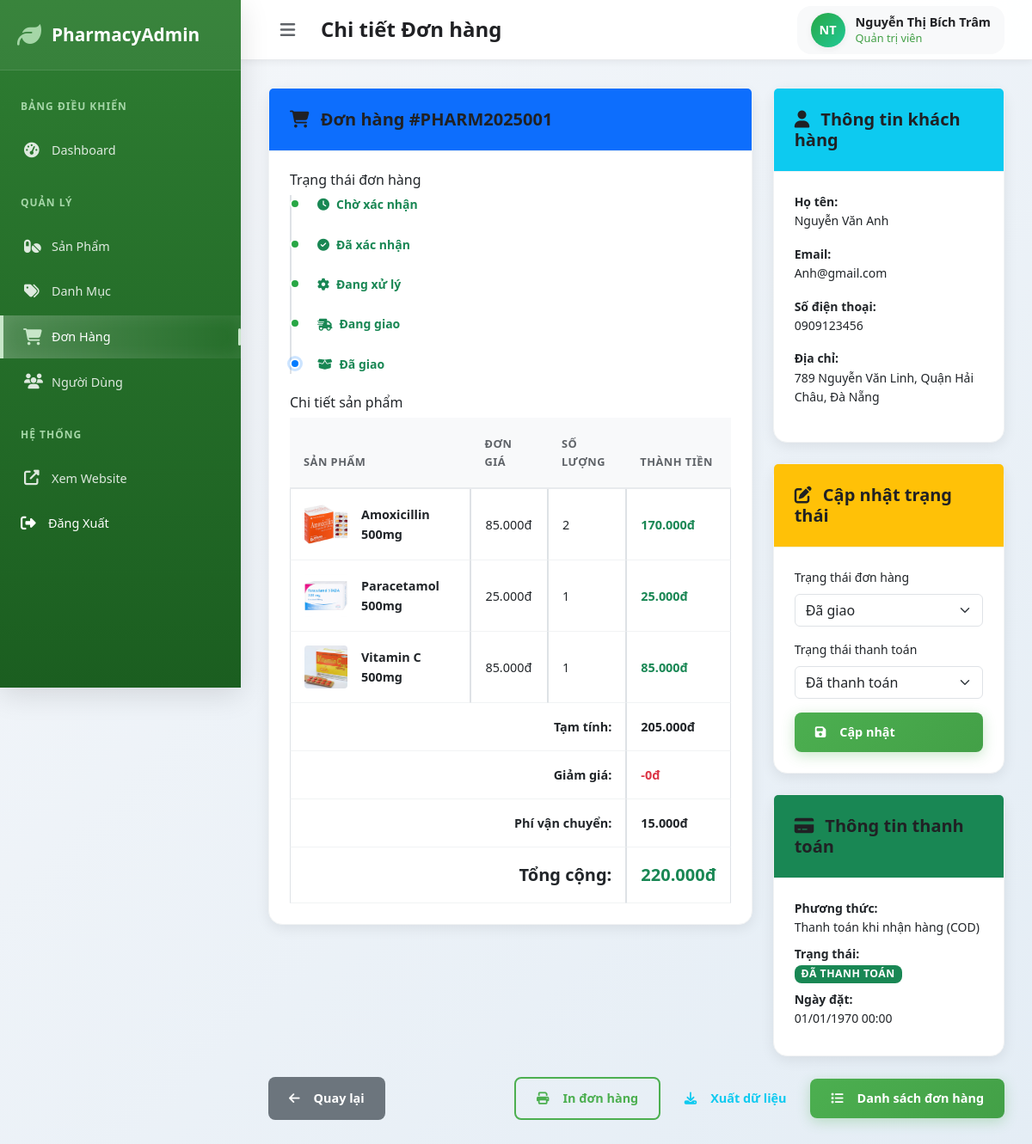
The page /public/admin_order_details.php?id=1 (signed in) on the database its author committed.
### tables this page shows
CREATE TABLE orders (
    order_id INT PRIMARY KEY AUTO_INCREMENT,
    order_code VARCHAR(20) UNIQUE NOT NULL,
    user_id INT NOT NULL,
    customer_name VARCHAR(100) NOT NULL,
    customer_email VARCHAR(100) NOT NULL,
    customer_phone VARCHAR(15) NOT NULL,
    customer_address TEXT NOT NULL,
    order_notes TEXT,
    subtotal_amount DECIMAL(15,2) NOT NULL,
    discount_amount DECIMAL(15,2) DEFAULT 0,
    shipping_fee DECIMAL(15,2) DEFAULT 0,
    total_amount DECIMAL(15,2) NOT NULL,
    payment_method ENUM('cod', 'bank_transfer', 'credit_card', 'e_wallet') DEFAULT 'cod',
    payment_status ENUM('pending', 'paid', 'failed', 'refunded') DEFAULT 'pending',
    order_status ENUM('pending', 'confirmed', 'processing', 'shipped', 'delivered', 'cancelled') DEFAULT 'pending',
    prescription_image_url VARCHAR(500),
    confirmed_by INT,
    shipped_at TIMESTAMP NULL,
    delivered_at TIMESTAMP NULL,
    cancelled_at TIMESTAMP NULL,
    cancellation_reason TEXT,
    created_at TIMESTAMP DEFAULT CURRENT_TIMESTAMP,
    updated_at TIMESTAMP DEFAULT CURRENT_TIMESTAMP ON UPDATE CURRENT_TIMESTAMP,
    FOREIGN KEY (user_id) REFERENCES users(user_id),
    FOREIGN KEY (confirmed_by) REFERENCES users(user_id)
);

CREATE TABLE order_items (
    order_item_id INT PRIMARY KEY AUTO_INCREMENT,
    order_id INT NOT NULL,
    product_id INT NOT NULL,
    product_name VARCHAR(255) NOT NULL,
    product_price DECIMAL(15,2) NOT NULL,
    quantity INT NOT NULL,
    discount_percent DECIMAL(5,2) DEFAULT 0,
    total_price DECIMAL(15,2) NOT NULL,
    FOREIGN KEY (order_id) REFERENCES orders(order_id) ON DELETE CASCADE,
    FOREIGN KEY (product_id) REFERENCES products(product_id)
);

CREATE TABLE products (
    product_id INT PRIMARY KEY AUTO_INCREMENT,
    product_name VARCHAR(255) NOT NULL,
    product_description TEXT,
    short_description VARCHAR(500),
    category_id INT NOT NULL,
    manufacturer_id INT NOT NULL,
    sku VARCHAR(100) UNIQUE NOT NULL,
    price DECIMAL(15,2) NOT NULL,
    original_price DECIMAL(15,2),
    cost_price DECIMAL(15,2),
    stock_quantity INT DEFAULT 0,
    min_stock_level INT DEFAULT 10,
    max_stock_level INT DEFAULT 100,
    image_url VARCHAR(500),
    prescription_required BOOLEAN DEFAULT FALSE,
    dosage_form VARCHAR(100),
    active_ingredient TEXT,
    usage_instruction TEXT,
    side_effects TEXT,
    contraindications TEXT,
    storage_condition TEXT,
    expiry_duration INT,
    weight_grams DECIMAL(8,2),
    dimensions VARCHAR(100),
    is_featured BOOLEAN DEFAULT FALSE,
    is_new BOOLEAN DEFAULT FALSE,
    is_best_seller BOOLEAN DEFAULT FALSE,
    is_on_sale BOOLEAN DEFAULT FALSE,
    discount_percent DECIMAL(5,2) DEFAULT 0,
    view_count INT DEFAULT 0,
    sold_count INT DEFAULT 0,
    average_rating DECIMAL(3,2) DEFAULT 0,
    review_count INT DEFAULT 0,
    is_active BOOLEAN DEFAULT TRUE,
    created_at TIMESTAMP DEFAULT CURRENT_TIMESTAMP,
    updated_at TIMESTAMP DEFAULT CURRENT_TIMESTAMP ON UPDATE CURRENT_TIMESTAMP,
    FOREIGN KEY (category_id) REFERENCES categories(category_id),
    FOREIGN KEY (manufacturer_id) REFERENCES manufacturers(manufacturer_id)
);

### public/admin_order_details.php (the view, shortened to what the rows shown need)
<?php
$base_url = 'http://localhost/PHARMAGO/public';
try {
    $base_dir = dirname(__DIR__) . '/';
    require_once $base_dir . 'models/Order.php';
    $database = new Database();
    $db = $database->getConnection();
    $orderModel = new Order($db);
    $order_id = $_GET['id'] ?? 0;
    if (!$orderModel->getOrderById($order_id)) {
        $_SESSION['error_message'] = 'Đơn hàng không tồn tại!';
        header('Location: admin_orders.php');
        exit;
    }
    $order_items = $orderModel->getOrderItems($order_id);
} catch (Exception $e) {
    error_log("Admin order details error: " . $e->getMessage());
    $_SESSION['error_message'] = 'Có lỗi xảy ra khi tải thông tin đơn hàng!';
    header('Location: admin_orders.php');
    exit;
}
function getPaymentStatusBadge($status) {
    switch ($status) {
        case 'paid': return ['success', 'Đã thanh toán'];
    }
}
function getPaymentMethodText($method) {
    switch ($method) {
        case 'cod': return 'Thanh toán khi nhận hàng (COD)';
    }
}
?>
<!DOCTYPE html>
<html lang="vi">
<head>
    <link href="https://cdn.jsdelivr.net/npm/bootstrap@5.3.0/dist/css/bootstrap.min.css" rel="stylesheet">
    <link rel="stylesheet" href="https://cdnjs.cloudflare.com/ajax/libs/font-awesome/6.4.0/css/all.min.css">
    <link rel="stylesheet" href="<?php echo $base_url; ?>/assets/css/admin.css">
    <link rel="stylesheet" href="<?php echo $base_url; ?>/assets/css/admin_order_details.css">
</head>
<body>
    <div class="admin-container">
        <main class="main-content">
            <header class="admin-header">
                <div class="header-left">
                    <h1 class="page-title">Chi tiết Đơn hàng</h1>
                </div>
            </header>
            <div class="content">
                <div class="row">
                    <div class="col-md-8">
                        <div class="card mb-4">
                            <div class="card-header bg-primary text-white">
                                <h5 class="card-title mb-0">
                                    <i class="fas fa-shopping-cart me-2"></i>
                                    Đơn hàng #<?php echo $orderModel->order_code; ?>
                                </h5>
                            </div>
                            <div class="card-body">
                                <div class="table-responsive">
                                    <table class="table table-bordered">
                                        <thead class="table-light">
                                            <tr>
                                                <th>Sản phẩm</th>
                                                <th>Đơn giá</th>
                                                <th>Số lượng</th>
                                                <th>Thành tiền</th>
                                            </tr>
                                        </thead>
                                        <tbody>
                                            <?php if(!empty($order_items)): ?>
                                                <?php foreach($order_items as $item): ?>
                                                <tr>
                                                    <td>
                                                        <div class="d-flex align-items-center">
                                                            <?php if(!empty($item['image_url'])): ?>
                                                                <img src="<?php echo $base_url . '/' . $item['image_url']; ?>" alt="<?php echo htmlspecialchars($item['product_name']); ?>" class="product-image me-3">
                                                            <?php else: ?>
                                                                <div class="product-image-placeholder me-3">
                                                                    <i class="fas fa-pills text-muted"></i>
                                                                </div>
                                                            <?php endif; ?>
                                                            <div>
                                                                <div class="fw-bold"><?php echo htmlspecialchars($item['product_name']); ?></div>
                                                            </div>
                                                        </div>
                                                    </td>
                                                    <td><?php echo number_format($item['product_price'], 0, ',', '.'); ?>đ</td>
                                                    <td><?php echo $item['quantity']; ?></td>
                                                    <td class="fw-bold text-success"><?php echo number_format($item['total_price'], 0, ',', '.'); ?>đ</td>
                                                </tr>
                                                <?php endforeach; ?>
                                            <?php else: ?>
                                                <tr>
                                                    <td colspan="4" class="text-center text-muted">Không có sản phẩm</td>
                                                </tr>
                                            <?php endif; ?>
                                        </tbody>
                                        <tfoot>
                                            <tr>
                                                <td colspan="3" class="text-end fw-bold">Tạm tính:</td>
                                                <td class="fw-bold"><?php echo number_format($orderModel->subtotal_amount, 0, ',', '.'); ?>đ</td>
                                            </tr>
                                            <tr>
                                                <td colspan="3" class="text-end fw-bold">Giảm giá:</td>
                                                <td class="fw-bold text-danger">-<?php echo number_format($orderModel->discount_amount, 0, ',', '.'); ?>đ</td>
                                            </tr>
                                            <tr>
                                                <td colspan="3" class="text-end fw-bold">Phí vận chuyển:</td>
                                                <td class="fw-bold"><?php echo number_format($orderModel->shipping_fee, 0, ',', '.'); ?>đ</td>
                                            </tr>
                                            <tr>
                                                <td colspan="3" class="text-end fw-bold fs-5">Tổng cộng:</td>
                                                <td class="fw-bold fs-5 text-success"><?php echo number_format($orderModel->total_amount, 0, ',', '.'); ?>đ</td>
                                            </tr>
                                        </tfoot>
                                    </table>
                                </div>
                            </div>
                        </div>
                    </div>
                    <div class="col-md-4">
                        <div class="card mb-4">
                            <div class="card-body">
                                <div class="mb-3">
                                    <strong>Họ tên:</strong><br>
                                    <?php echo htmlspecialchars($orderModel->customer_name); ?>
                                </div>
                                <div class="mb-3">
                                    <strong>Email:</strong><br>
                                    <?php echo htmlspecialchars($orderModel->customer_email); ?>
                                </div>
                                <div class="mb-3">
                                    <strong>Số điện thoại:</strong><br>
                                    <?php echo htmlspecialchars($orderModel->customer_phone); ?>
                                </div>
                                <div class="mb-3">
                                    <strong>Địa chỉ:</strong><br>
                                    <?php echo nl2br(htmlspecialchars($orderModel->customer_address)); ?>
                                </div>
                            </div>
                        </div>
                        <div class="card status-update-card">
                            <div class="card-body">
                                <form method="POST" action="admin_order_details.php?id=<?php echo $order_id; ?>" id="statusUpdateForm">
                                    <div class="mb-3">
                                        <label class="form-label">Trạng thái đơn hàng</label>
                                        <select class="form-select" name="order_status" required id="orderStatus">
                                            <option value="delivered" <?php echo $orderModel->order_status === 'delivered' ? 'selected' : ''; ?>>Đã giao</option>
                                        </select>
                                    </div>
                                    <div class="mb-3">
                                        <label class="form-label">Trạng thái thanh toán</label>
                                        <select class="form-select" name="payment_status" required id="paymentStatus">
                                            <option value="paid" <?php echo $orderModel->payment_status === 'paid' ? 'selected' : ''; ?>>Đã thanh toán</option>
                                        </select>
                                    </div>
                                </form>
                            </div>
                        </div>
                        <div class="card mt-4">
                            <div class="card-body">
                                <div class="mb-2">
                                    <strong>Phương thức:</strong><br>
                                    <?php echo getPaymentMethodText($orderModel->payment_method); ?>
                                </div>
                                <div class="mb-2">
                                    <strong>Trạng thái:</strong><br>
                                    <?php
                                        $paymentBadge = getPaymentStatusBadge($orderModel->payment_status);
                                    ?>
                                    <span class="badge status-badge bg-<?php echo $paymentBadge[0]; ?>">
                                        <?php echo $paymentBadge[1]; ?>
                                    </span>
                                </div>
                                <div class="mb-2">
                                    <strong>Ngày đặt:</strong><br>
                                    <?php echo date('d/m/Y H:i', strtotime($orderModel->created_at)); ?>
                                </div>
                            </div>
                        </div>
                    </div>
                </div>
            </div>
        </main>
    </div>
</body>
</html>

### rows shown on the page
orders: order_code "PHARM2025001", subtotal_amount "205.000", discount_amount "0", shipping_fee "15.000", total_amount "220.000", customer_name "Nguyễn Văn Anh", customer_email "Anh@gmail.com", customer_phone "0909123456", customer_address "789 Nguyễn Văn Linh, Quận Hải Châu, Đà Nẵng", order_status "Đã giao", payment_status "Đã thanh toán", payment_method "Thanh toán khi nhận hàng (COD)", payment_status "ĐÃ THANH TOÁN"
order_items: product.image_url (picture), product.product_name "Amoxicillin 500mg", product_price "85.000", quantity "2", total_price "170.000"
order_items: product.image_url (picture), product.product_name "Paracetamol 500mg", product_price "25.000", quantity "1", total_price "25.000"
order_items: product.image_url (picture), product.product_name "Vitamin C 500mg", product_price "85.000", quantity "1", total_price "85.000"

### other values the page prints
getInitials($_SESSION['admin_name'] ?? 'A') "NT"
$_SESSION['admin_name'] "Nguyễn Thị Bích Trâm"
getRoleText($_SESSION['admin_role'] ?? 'staff') "Quản trị viên"
$item['title'] "Chờ xác nhận"
$item['title'] "Đã xác nhận"
$item['title'] "Đang xử lý"
$item['title'] "Đang giao"
$item['title'] "Đã giao"
date('d/m/Y H:i', strtotime($orderModel->created_at)) "01/01/1970 00:00"
